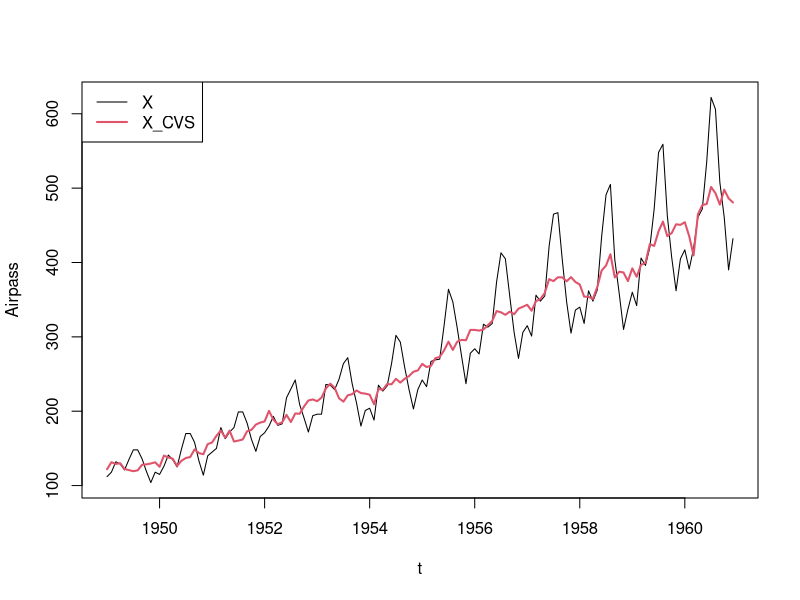
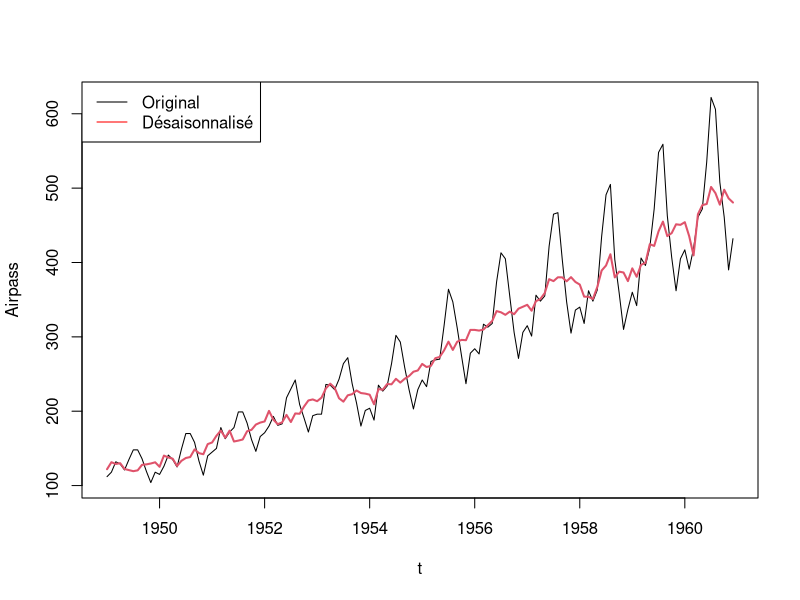

These charts were generated, in order, by the following R code:
########################################################
# Partie 2.1 - Désaisonnaliser par Régression Linéaire #
########################################################

x=AirPassengers
y=log(x)

t=1:144

for (i in 1:12) {
  su = rep(0, times=12)
  su[i] = 1
  s = rep(su, times=12)
  assign(paste("s",i, sep = ""), s) # permet de créer une nouvelle variable indicée à chaque tour de boucle !!!
}

reg = lm(y~t+s1+s2+s3+s4+s5+s6+s7+s8+s9+s10+s11+s12-1)
summary(reg)

reg$coefficients
summary(reg)$coefficients

a = mean(reg$coefficients[2:13])
b = reg$coefficients[1]
c = reg$coefficients[2:13] - a

y_cvs = y - (c[1]*s1 + c[2]*s2 + c[3]*s3 + c[4]*s4 + c[5]*s5 + c[6]*s6 + c[7]*s7 + c[8]*s8 + c[9]*s9 + c[10]*s10 + c[11]*s11 + c[12]*s12)
x_cvs = exp(y_cvs)
ts.plot(x, x_cvs, xlab = "t", ylab = "Airpass", col=c(1,2), lwd=c(1,2))
legend("topleft", legend=c("X", "X_CVS"), col=c(1,2), lwd=c(1,2))


###############################################################
###############################################################

# Chargement des données
x = AirPassengers
y = log(x)

# Création d'un dataframe avec le temps et les mois
df <- data.frame(
  y = as.vector(y),
  time = 1:length(y),
  month = as.factor(cycle(y))
)

# Régression linéaire
model <- lm(y ~ time + month - 1, data = df)

# Extraction des coefficients saisonniers puis centrage
seasonal_effects <- coef(model)[grep("month", names(coef(model)))]
centered_seasonal_effects <- seasonal_effects - mean(seasonal_effects) # Centrage : remise à la même échelle que la série originale

# Calcul de la série désaisonnalisée
y_cvs <- y - centered_seasonal_effects[cycle(y)]

# Retransformation en série originale
x_cvs <- exp(y_cvs)

# Visualisation et export
png("out/airpass.png", width = 1000)

ts.plot(x, x_cvs, xlab="t", ylab="Airpass", col=c(1,2), lwd=c(1,2))
legend("topleft", legend=c("Original", "Désaisonnalisé"), col=c("black", "red"), lty=1)

dev.off() # Fermer le dispositif graphique pour finaliser l'image


# CVS = Corrigé variations Saisonnières